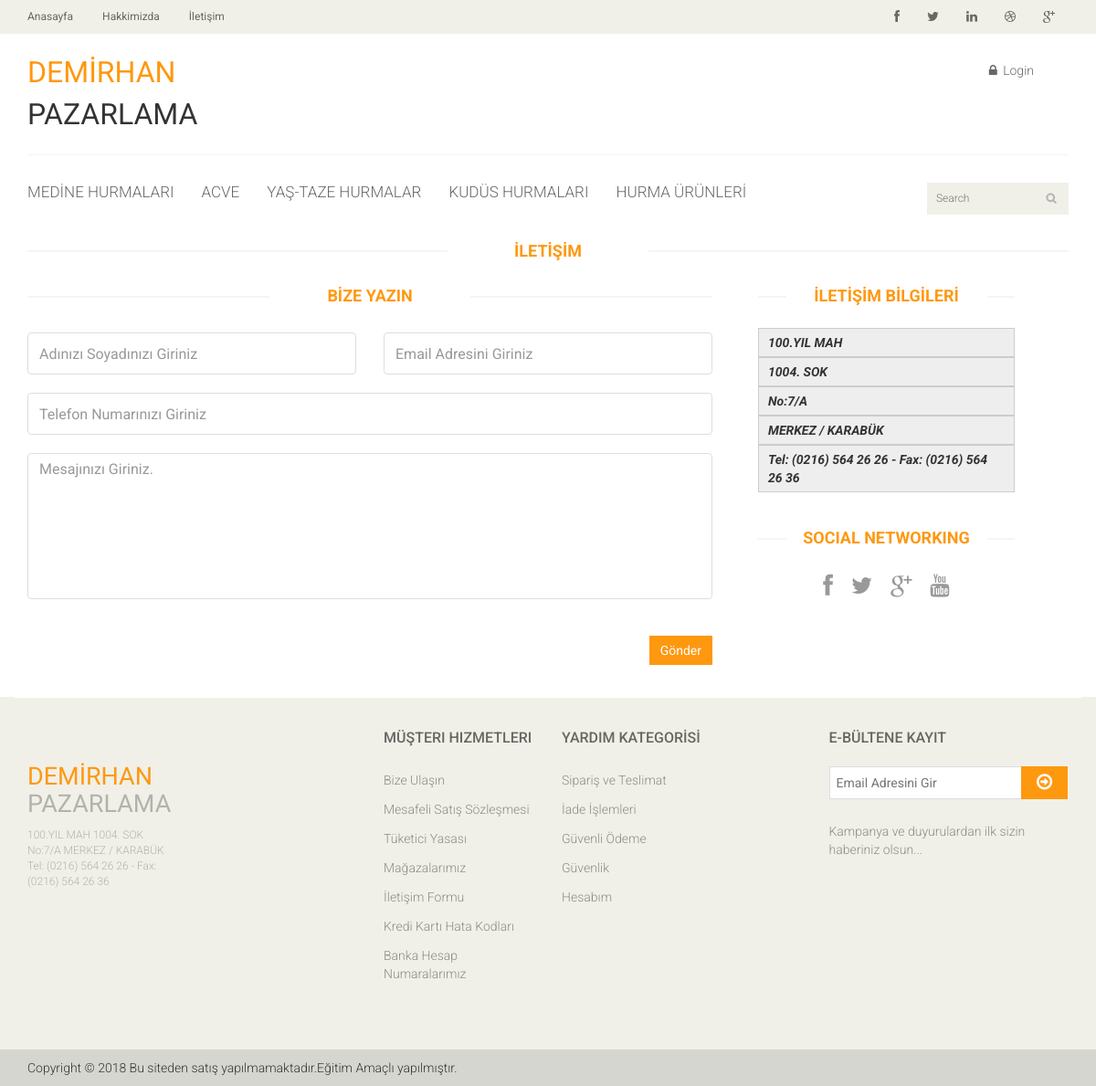
/index.php/home/iletisim, run on the app's committed database.
### tables this page shows
CREATE TABLE `kategoriler` (
  `Id` int(11) NOT NULL AUTO_INCREMENT,
  `parent_id` int(11) DEFAULT NULL,
  `adi` varchar(100) DEFAULT NULL,
  `description` varchar(150) DEFAULT NULL,
  `keywords` varchar(150) DEFAULT NULL,
  `resim` varchar(50) DEFAULT NULL,
  `durum` varchar(50) DEFAULT NULL,
  `tarih` timestamp NULL DEFAULT NULL,
  PRIMARY KEY (`Id`)
);

CREATE TABLE `ayarlar` (
  `Id` int(11) NOT NULL AUTO_INCREMENT,
  `adi` varchar(255) DEFAULT NULL,
  `keywords` varchar(255) DEFAULT NULL,
  `description` varchar(255) DEFAULT NULL,
  `name` varchar(255) DEFAULT NULL,
  `smtpserver` varchar(50) DEFAULT NULL,
  `smtpport` int(11) DEFAULT NULL,
  `smtpemail` varchar(50) DEFAULT NULL,
  `password` varchar(20) DEFAULT NULL,
  `adres` varchar(200) DEFAULT NULL,
  `sehir` varchar(20) DEFAULT NULL,
  `tel` varchar(15) DEFAULT NULL,
  `fax` varchar(15) DEFAULT NULL,
  `email` varchar(50) DEFAULT NULL,
  `hakkimizda` text,
  `iletisim` text,
  `facebook` varchar(50) DEFAULT NULL,
  `twitter` varchar(50) DEFAULT NULL,
  `instegram` varchar(50) DEFAULT NULL,
  PRIMARY KEY (`Id`)
);

### application/controllers/Home.php (called while the page is built, shortened)
<?php
class Home extends CI_Controller {
	 public function __construct()
        {
				$this->load->model('Database_Model');
		}
	public function iletisim()
	{
		$query=$this->db->query("SELECT * FROM kategoriler limit 5");
		$data["kategoriler"]=$query->result();
		$query=$this->db->query("SELECT * FROM ayarlar");
		$data["veri"]=$query->result();
		$data["sayfa"]="İletisim";
		$this->load->view('iletisim',$data);
	}
}

### index.php (called while the page is built, shortened)
<?php
require_once BASEPATH.'core/CodeIgniter.php';

### application/views/iletisim.php (the view, shortened to what this page needs)
<?php $this->load->view('_header');
?><div id="contact-page" class="container">
    	<div class="bg">
	    	<div class="row">
	    		<div class="col-sm-12">
					<h2 class="title text-center">İLETİŞİM </h2>
				</div>
			</div>
    		<div class="row">
	    		<div class="col-sm-8">
	    			<div class="contact-form">
	    				<h2 class="title text-center">BİZE YAZIN</h2>
				    	<form id="main-contact-form" class="contact-form row" name="contact-form" method="post" action="<?=base_url()?>home/mesajkaydet">
				            <div class="form-group col-md-6">
				                <input type="text" name="adsoy" class="form-control" required="required" placeholder="Adınızı Soyadınızı Giriniz">
				            </div>
				            <div class="form-group col-md-6">
				                <input type="email" name="email" class="form-control" required="required" placeholder="Email Adresini Giriniz">
				            </div>
				            <div class="form-group col-md-12">
				                <input type="text" name="tel" class="form-control" required="required" placeholder="Telefon Numarınızı Giriniz">
				            </div>
				            <div class="form-group col-md-12">
				                <textarea name="mesaj" id="message" required="required" class="form-control" rows="8" placeholder="Mesajınızı Giriniz."></textarea>
				            </div>
				            <div class="form-group col-md-12">
				                <input type="submit" name="submit" class="btn btn-primary pull-right" value="Gönder">
				            </div>
				        </form>
	    			</div>
	    		</div>
	    		<div class="col-sm-4">
	    			<div class="contact-info">
	    				<h2 class="title text-center">İLETİŞİM BİLGİLERİ</h2>
	    				<address>
	    					<p><?=$veri[0]->iletisim?></p>
	    				</address>
	    				<div class="social-networks">
	    					<h2 class="title text-center">Social Networking</h2>
							<ul>
								<li>
									<a href="https://www.facebook.com/<?=$veri[0]->facebook?>"><i class="fa fa-facebook"></i></a>
								</li>
								<li>
									<a href="https://twitter.com/<?=$veri[0]->twitter?>"><i class="fa fa-twitter"></i></a>
								</li>
								<li>
									<a href="#"><i class="fa fa-google-plus"></i></a>
								</li>
								<li>
									<a href="#"><i class="fa fa-youtube"></i></a>
								</li>
							</ul>
	    				</div>
	    			</div>
    			</div>
	    	</div>
    	</div>
    </div>

### application/views/_header.php (shortened to what this page needs)
<!DOCTYPE html>
<html lang="en">
<head>
    <link href="<?=base_url()?>assets/css/bootstrap.min.css" rel="stylesheet">
    <link href="<?=base_url()?>assets/css/font-awesome.min.css" rel="stylesheet">
    <link href="<?=base_url()?>assets/css/prettyPhoto.css" rel="stylesheet">
    <link href="<?=base_url()?>assets/css/price-range.css" rel="stylesheet">
    <link href="<?=base_url()?>assets/css/animate.css" rel="stylesheet">
	<link href="<?=base_url()?>assets/css/main.css" rel="stylesheet">
	<link href="<?=base_url()?>assets/css/responsive.css" rel="stylesheet">
</head>
<body>
	<header id="header">
		<div class="header_top">
			<div class="container">
				<div class="row">
					<div class="col-sm-6">
						<div class="contactinfo">
							<ul class="nav nav-pills">
								<li><a href="<?=base_url()?>home"> Anasayfa</a></li>
								<li><a href="<?=base_url()?>home/hakkimizda">Hakkimizda</a></li>
								<li><a href="<?=base_url()?>home/iletisim">İletişim</a></li>
							</ul>
						</div>
					</div>
					<div class="col-sm-6">
						<div class="social-icons pull-right">
							<ul class="nav navbar-nav">
								<li><a href="https://www.facebook.com/<?=$veri[0]->facebook?>"><i class="fa fa-facebook"></i></a></li>
								<li><a href="https://twitter.com/<?=$veri[0]->twitter?>"><i class="fa fa-twitter"></i></a></li>
								<li><a href="#"><i class="fa fa-linkedin"></i></a></li>
								<li><a href="#"><i class="fa fa-dribbble"></i></a></li>
								<li><a href="#"><i class="fa fa-google-plus"></i></a></li>
							</ul>
						</div>
					</div>
				</div>
			</div>
		</div>
		<div class="header-middle">
			<div class="container">
				<div class="row">
					<div class="col-sm-4">
						<div class="logo pull-left">
						<SPAN style="color: #FE980F; font-size:xx-large"> DEMİRHAN</SPAN><BR><SPAN style=" font-size:xx-large"> PAZARLAMA</SPAN>
						</div>
					</div>
					<?php
					if($this->session->userdata("uye_session"))
					{?>
					<div class="col-sm-8">
						<div class="shop-menu pull-right">
							<ul class="nav navbar-nav">
								<li><a href="<?=base_url()?>home/siparislerim"><i class="fa fa-star"></i> Siparişlerim</a></li>
								<li><a href="<?=base_url()?>home/sepetim"><i class="fa fa-shopping-cart"></i> Sepetim</a></li>
								<li><a href="<?=base_url()?>home/yorumlarim"><i class="fa fa-star"></i> Yorumlarım</a></li>
								<li>
								<div class="btn-group pull-right">
							<div class="btn-group">
								<button type="button" class="btn btn-default dropdown-toggle usa" data-toggle="dropdown">
									Kullanıcı: <?=$this->session->uye_session["adsoy"]?>
									<span class="caret"></span>
								</button>
								<ul class="dropdown-menu">
									<li><a href="<?=base_url()?>home/uyepanel">Hesap Bilgileri</a></li>
									<li><a href="<?=base_url()?>home/sifre_degistir">Şifre Değistir.</a></li><br>
									<li><a href="<?=base_url()?>home/login2_cik">Çıkış</a></li>
								</ul>
							</div>
						</div>
								</li>
							</ul>
						</div>
					</div>
					<?php } else {?>
					<div class="col-sm-8">
						<div class="shop-menu pull-right">
							<ul class="nav navbar-nav">
								<li><a href="<?=base_url()?>home/login2_ol"><i class="fa fa-lock"></i> Login</a></li>
							</ul>
						</div>
					</div>
					<?php }?>
				</div>
			</div>
		</div>
		<div class="header-bottom">
			<div class="container">
				<div class="row">
					<div class="col-sm-9">
						<div class="mainmenu pull-left">
							<ul class="nav navbar-nav collapse navbar-collapse">
								<?php foreach($kategoriler as $rs) {?>
              <li><a href="<?=base_url()?>home/kategori/<?=$rs->Id?>"><?=$rs->adi?></a></li>
			<?php } ?>
						</div>
					</div>
					<div class="col-sm-3">
						<div class="search_box pull-right">
							<input type="text" placeholder="Search"/>
						</div>
					</div>
				</div>
			</div>
		</div>
	</header>

### assets/css/main.css (style rules this page uses)
body { font-family: 'Roboto', sans-serif; background:; position: relative; font-weight:400px; }
ul li { list-style: none; }
a { -webkit-transition: 300ms; -moz-transition: 300ms; -o-transition: 300ms; transition: 300ms; }
h1, h2, h3, h4, h5, h6 { font-family: 'Roboto', sans-serif; }
.header_top { background: none repeat scroll 0 0 #F0F0E9; }
.contactinfo ul li:first-child { margin-left: -15px; }
.contactinfo ul li a { font-size: 12px; color: #696763; font-family: 'Roboto', sans-serif; }
.social-icons ul li a { border: 0 none; border-radius: 0; color: #696763; padding:0px; }
.social-icons ul li { display:inline-block; }
.social-icons ul li a i { padding: 11px 15px; transition: all 0.9s ease 0s; -moz-transition: all 0.9s ease 0s; -webkit-transition: all 0.9s ease 0s; -o-transition: all 0.9s ease 0s; }
.header-middle .container .row { border-bottom: 1px solid #f5f5f5; margin-left: 0; margin-right: 0; padding-bottom: 20px; padding-top: 20px; }
.header-middle .container .row .col-sm-4 { padding-left: 0; }
.header-middle .container .row .col-sm-8 { padding-right:0; }
.shop-menu ul li { display:inline-block; padding-left: 15px; padding-right: 15px; }
.shop-menu ul li:last-child { padding-right: 0; }
.shop-menu ul li a { background: #FFFFFF; color: #696763; font-family: 'Roboto', sans-serif; font-size: 14px; font-weight: 300; padding:0; padding-right: 0; margin-top: 10px; }
.shop-menu ul li a i { margin-right:3px; }
.header-bottom { padding-bottom: 30px; padding-top: 30px; }
.navbar-collapse.collapse { padding-left: 0; }
.mainmenu ul li { padding-right: 15px; padding-left: 15px; }
.mainmenu ul li:first-child { padding-left: 0px; }
.mainmenu ul li a { color: #696763; font-family: 'Roboto', sans-serif; font-size: 17px; font-weight: 300; padding: 0; padding-bottom: 10px; }
.search_box input { background: #F0F0E9; border: medium none; color: #B2B2B2; font-family: 'roboto'; font-size: 12px; font-weight: 300; height: 35px; outline: medium none; padding-left: 10px; width: 155px; background-image: url(../images/home/searchicon.png); background-repeat: no-repeat; background-position: 130px; }
.left-sidebar h2:after, h2.title:after { content: " "; position: absolute; border: 1px solid #f5f5f5; bottom:8px; left: 0; width: 100%; height: 0; z-index: -2; }
h2.title:before { content: " "; position: absolute; background: #fff; bottom: -6px; width: 220px; height: 30px; z-index: -1; left: 50%; margin-left: -110px; }
h2.title { color: #FE980F; font-family: 'Roboto', sans-serif; font-size: 18px; font-weight: 700; margin: 0 15px; text-transform: uppercase; margin-bottom: 30px; position: relative; }
.bg h2.title { margin-right:0; margin-left:0; margin-top: 0; }
.user_info input, select, textarea { background: #F0F0E9; border:0; color: #696763; padding: 5px; width: 100%; border-radius: 0; resize: none }
.btn.btn-primary { background:#FE980F; border: 0 none; border-radius: 0; margin-top: 16px; }
.contact-form .form-group { margin-bottom: 20px; }
#contact-page .form-control { background-color: #fff; border: 1px solid #ddd; color: #696763; height: 46px; padding: 6px 12px; width: 100%; font-size: 16px; border-radius: 4px; box-shadow:inherit; }
#contact-page #message { height:160px; resize:none; }
#main-contact-form .btn-primary { margin-bottom: 15px; margin-top: 20px; }
#contact-page .contact-info { padding: 0 20px; }
#contact-page .contact-info address { margin-bottom: 40px; margin-top: -5px; }
#contact-page .contact-info p { margin-bottom: 0; color: #696763; font-size: 16px; line-height: 25px; }
.social-networks { overflow: hidden; text-align: center; }
.social-networks ul { margin-top: -5px; padding: 0; display: inline-block; }
.social-networks ul li { float: left; text-decoration: none; list-style: none; margin-right: 20px; }
.social-networks ul li:last-child { margin-right: 0; }
.social-networks ul li a { color: #999; font-size: 25px; }
.contact-info .social-networks ul li a i { background: none; }

### data on the page
kategoriler: adi "MEDİNE HURMALARI"
kategoriler: adi "ACVE"
kategoriler: adi "YAŞ-TAZE HURMALAR"
kategoriler: adi "KUDÜS HURMALARI"
kategoriler: adi "HURMA ÜRÜNLERİ"
ayarlar: iletisim "100.YIL MAH 1004. SOK No:7/A MERKEZ / KARABÜK Tel: (0216) 564 26 26 - Fax: (0216) 564 26 36"
